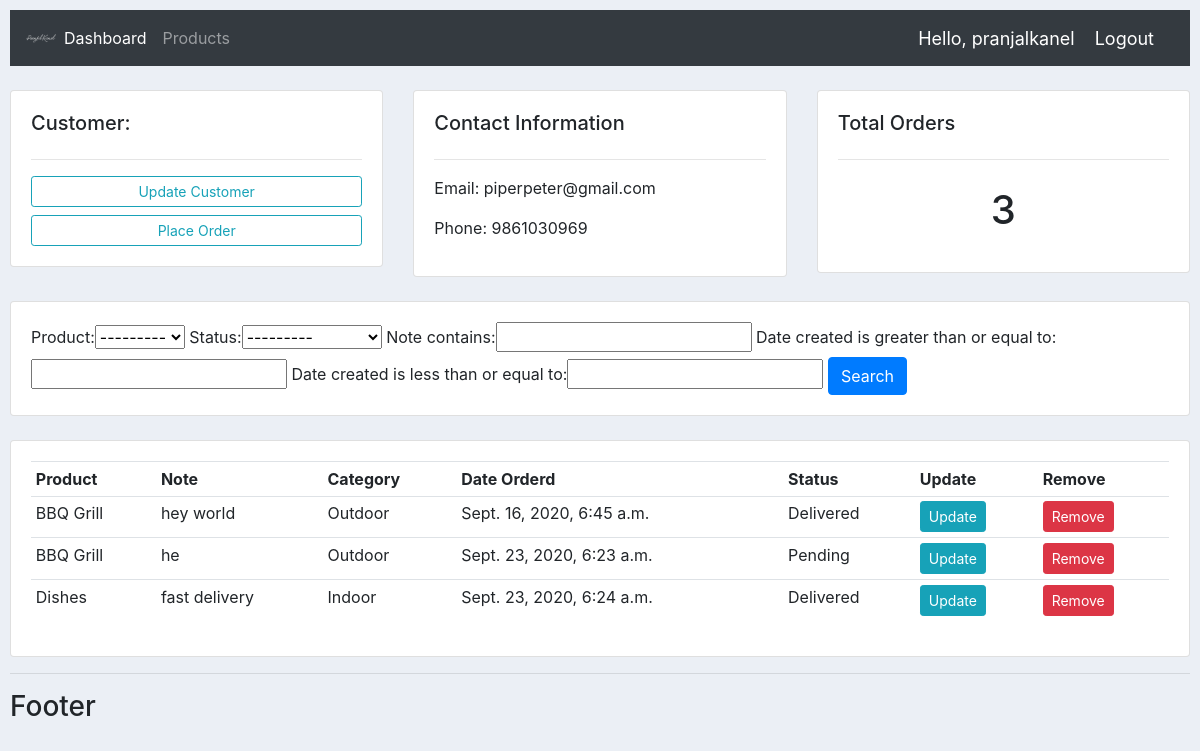
/customer/2 (signed in), run on the app's committed database.
### accounts/models.py (models this page shows, shortened)
class Customer(models.Model):
    user = models.OneToOneField(User, null=True, blank=True, on_delete=models.CASCADE)
    name = models.CharField(max_length=200, null=True)
    phone = models.CharField(max_length=200, null=True)
    email = models.CharField(max_length=200, null=True)
    date_created = models.DateTimeField(auto_now_add=True)
    profile_pic = models.ImageField(default="defaultProfilePic.png", null=True, blank=True)

class Order(models.Model):
    STATUS = (
        ('Pending', 'Pending'),
        ('Out for delivery', 'Out for delivery'),
        ('Delivered', 'Delivered'),
    )
    customer = models.ForeignKey(Customer, null=True, on_delete=models.SET_NULL)
    product =   models.ForeignKey(Product, null=True, on_delete=models.SET_NULL)
    date_created = models.DateTimeField(auto_now_add=True)
    status = models.CharField(max_length=200, null=True, choices=STATUS)
    note = models.CharField(max_length=1000, null=True)

class Product(models.Model):
    CATEGORY = (
        ('Indoor', 'Indoor'),
        ('Outdoor', 'Outdoor'),
    )
    name = models.CharField(max_length=200, null=True)
    price = models.FloatField(null=True)
    category = models.CharField(max_length=200, null=True, choices=CATEGORY)
    description = models.CharField(max_length=200, null=True, blank=True)
    date_created = models.DateTimeField(auto_now_add=True)
    tags = models.ManyToManyField(Tag)
    def __str__(self):
        return self.name

### accounts/decorators.py (the view)
        def wrapper_func(request,*args, **kwargs):
            group = None
            if request.user.groups.exists(): #here, users.groups is referring to the group assigned to the logged in user, since this decorator runs after the user has logged in, so it can access its variables
                group = request.user.groups.all()[0].name #retrieves all the groups of the logged in user and checks if the first group falls under the permitted group list
            if group in allowed_roles:
                return view_func(request, *args, **kwargs)
            else:
                return HttpResponse('You are not authorized')

### accounts/views.py (called while the page is built)
@login_required(login_url='login')
@allowed_users(allowed_roles=['admin', 'staff'])
def customer(request, pk):
    customer = Customer.objects.get(id=pk)
    orders = customer.order_set.all()
    order_count = orders.count()
    myFilter = OrderFilter(request.GET, queryset=orders)
    orders = myFilter.qs
    context = {'customer':customer, 'orders':orders, 'order_count':order_count,'myFilter': myFilter}
    print(order_count)
    return render(request,'accounts/customer.html',context)

### accounts/templates/accounts/customer.html
{% extends 'accounts/main.html' %}
{% block content %}
<br>
<div class="row">
	<div class="col-md">
		<div class="card card-body">
			<h5>Customer:</h5>
			<hr>
			<a class="btn btn-outline-info  btn-sm btn-block" href="">Update Customer</a>
			<a class="btn btn-outline-info  btn-sm btn-block" href="{% url 'create_order' customer.id %}">Place Order</a>
		</div>
	</div>
	<div class="col-md">
		<div class="card card-body">
			<h5>Contact Information</h5>
			<hr>
			<p>Email: {{customer.email}}</p>
			<p>Phone: {{customer.phone}}</p>
		</div>
	</div>
	<div class="col-md">
		<div class="card card-body">
			<h5>Total Orders</h5>
			<hr>
			<h1 style="text-align: center;padding: 10px">{{order_count}}</h1>
		</div>
	</div>
</div>
<br>
<div class="row">
	<div class="col">
		<div class="card card-body">
			<form method="get">
			{{ myFilter.form }}
		    <button class="btn btn-primary" type="submit">Search</button>
		  </form>
		</div>
	</div>
</div>
<br>
<div class="row">
	<div class="col-md">
		<div class="card card-body">
			<table class="table table-sm">
				<tr>
					<th>Product</th>
					<th>Note</th>
					<th>Category</th>
					<th>Date Orderd</th>
					<th>Status</th>
					<th>Update</th>
					<th>Remove</th>
				</tr>
				{% for order in orders %}
				<tr>
					<td>{{order.product}}</td>
					<td>{{order.note}}</td>
					<td>{{order.product.category}}</td>
					<td>{{order.date_created}}</td>
					<td>{{order.status}}</td>
					<td><a class="btn btn-sm btn-info" href="{% url 'update_order' order.id %}">Update</a></td>
					<td><a class= "btn btn-sm btn-danger" href="{% url 'delete_order' order.id %}">Remove</a></td>
				</tr>
				{% endfor %}
			</table>
		</div>
	</div>
</div>
{% endblock %}

### accounts/templates/accounts/navbar.html (shortened to what this page needs)
{% load static %}
<nav class="navbar navbar-expand-lg navbar-dark bg-dark">
    <img src="{% static 'images/logo.png' %}" alt="site logo" id="logo">
    <div class="collapse navbar-collapse" id="navbarNav">
      <ul class="navbar-nav">
        {% if request.user.is_staff %}
          <li class="nav-item active">
            <a class="nav-link" href="{% url 'home' %}">Dashboard<span class="sr-only">(current)</span></a>
          </li>
         <li class="nav-item">
           <a class="nav-link" href="{% url 'products' %}">Products</a>
         </li>
        {% else %}
          <li class="nav-item">
            <a class="nav-link" href="{% url 'account' %}" >Settings</a>
          </li>
        {% endif %}
      </ul>
    </div>
    <span class="hello-msg">Hello, {{request.user}}</span>
    <span><a class="hello-msg" href="{% url 'logout' %}">Logout</a></span>
  </nav>

### static/css/main.css (style rules this page uses)
#logo { width: 30px; }
body { background-color: #ebeff5; padding: 10px; }

### accounts/templates/accounts/navbar.html (style rules this page uses)
.hello-msg { font-size: 18px; color: #fff; margin-right: 20px }

### data on the page
Customer: email "piperpeter@gmail.com", phone "9861030969"
Order: product "BBQ Grill", note "hey world", product.category "Outdoor", date_created "Sept. 16, 2020, 6:45 a.m.", status "Delivered"
Order: product "BBQ Grill", note "he", product.category "Outdoor", date_created "Sept. 23, 2020, 6:23 a.m.", status "Pending"
Order: product "Dishes", note "fast delivery", product.category "Indoor", date_created "Sept. 23, 2020, 6:24 a.m.", status "Delivered"

### other printed values
{{ request.user }} "pranjalkanel"
{{ order_count }} "3"
